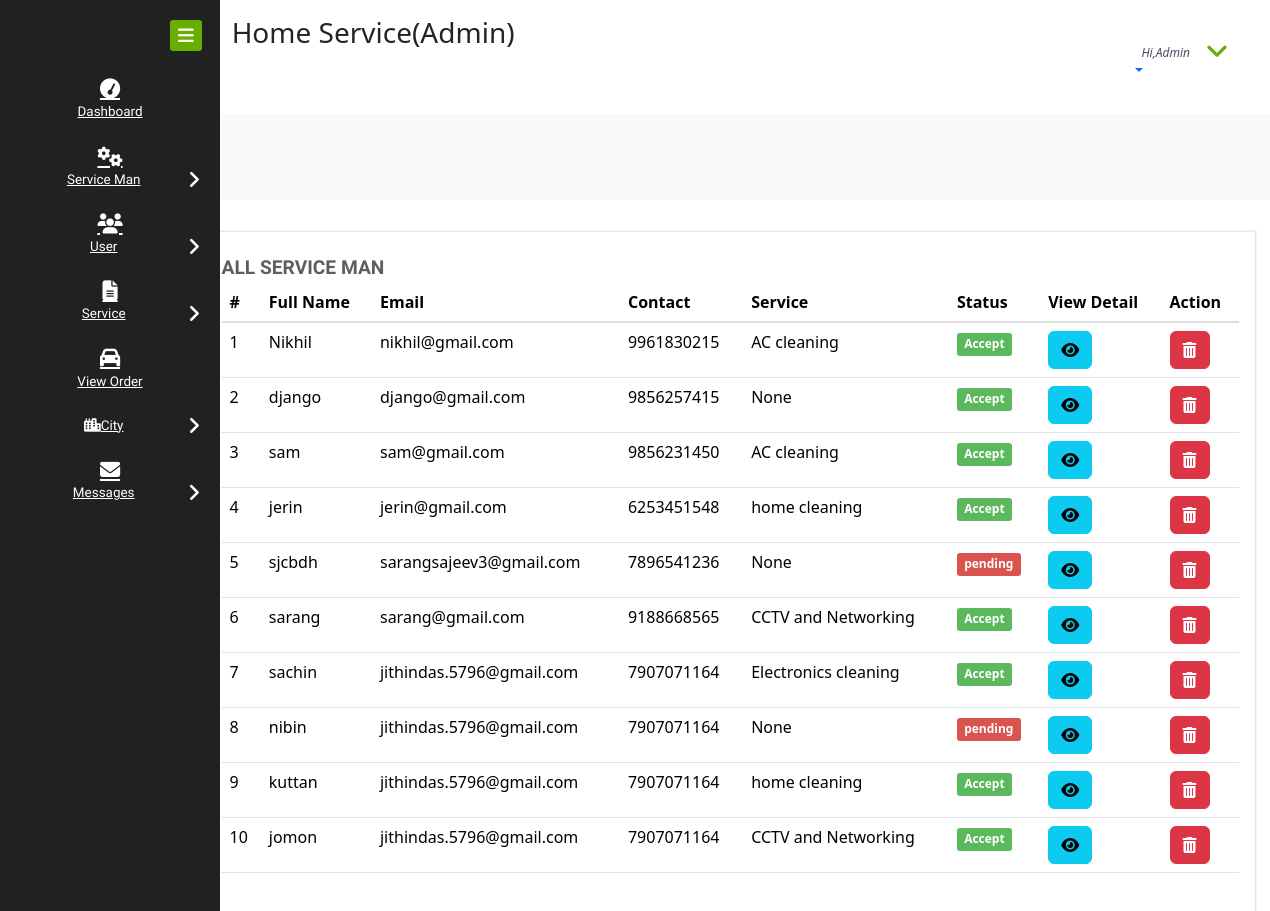
Page /all_service_man on the committed database.
### home_service/models.py (models this page shows, shortened)
class Service_Man(models.Model):
    status = models.ForeignKey(Status, on_delete=models.CASCADE, null=True)
    city = models.ForeignKey(City, on_delete=models.CASCADE, null=True)
    user = models.ForeignKey(User, on_delete=models.CASCADE, null=True)
    contact = models.CharField(max_length=100, null=True)
    address = models.CharField(max_length=100, null=True)
    doj = models.DateField(null=True)
    dob = models.DateField(null=True)
    id_type = models.CharField(max_length=100, null=True)
    service_name = models.CharField(max_length=100, null=True)
    experience = models.CharField(max_length=100, null=True)
    id_card = models.FileField(null=True)
    image = models.FileField(null=True,blank=True)
    price=models.IntegerField(default=500)

class Status(models.Model):
    status = models.CharField(max_length=30, null=True)

### home_service/views.py (the view)
# urls.py: path('all_service_man',All_Service_man,name="all_service_man"),
def All_Service_man(request):
    ser = Service_Man.objects.all()
    d = {'ser':ser}
    return render(request,'all_service_man.html',d)

### home_service/templates/all_service_man.html
{% extends 'admin_navigation.html' %}
{% load static %}{% block body %}
<div class="chit-chat-layer1">
	<div class="col-md-12 chit-chat-layer1-left">
               <div class="work-progres">
                            <div class="chit-chat-heading">
                                  All Service Man
                            </div>
                            <div class="table-responsive">
                                <table class="table table-hover">
                                  <thead>
                                    <tr>
                                      <th>#</th>
                                      <th>Full Name</th>
                                      <th>Email</th>
                                      <th>Contact</th>
                                      <th>Service</th>
                                      <th>Status</th>
                                      <th>View Detail</th>
                                      <th>Action</th>
                                  </tr>
                              </thead>
                              <tbody>
                              {% for i in ser %}
                                <tr>
                                  <td>{{forloop.counter}}</td>
                                  <td>{{i.user.username}}</td>
                                  <td>{{i.user.email}}</td>
                                  <td>{{i.contact}}</td>
                                  <td>{{i.service_name}}</td>
                                    {% if i.status.status == 'Accept' %}
                                      <td><span class="label label-success">{{i.status.status}}</span></td>
                                    {% else %}
                                    <td><span class="label label-danger">{{i.status.status}}</span></td>
                                    {% endif %}
                                  <td><a href="{% url 'service_man_detail' i.id %}" ><button class="btn btn-info"><i class="fa fa-eye"></i></button></a></td>
                                  <td><a href="{% url 'delete_service_man' i.id %}" ><button class="btn btn-danger" onclick="return confirm('Are you sure ?')"><i class="fa fa-trash-o"></i></button></a></td>
                              </tr>
                              {% endfor %}
                          </tbody>
                      </table>
                  </div>
             </div>
      </div>
</div>
    {% endblock %}

### rows in the picture
Service_Man: user.username "Nikhil", user.email "nikhil@gmail.com", contact "9961830215", service_name "AC cleaning", status.status "Accept"
Service_Man: user.username "django", user.email "django@gmail.com", contact "9856257415", service_name "None", status.status "Accept"
Service_Man: user.username "sam", user.email "sam@gmail.com", contact "9856231450", service_name "AC cleaning", status.status "Accept"
Service_Man: user.username "jerin", user.email "jerin@gmail.com", contact "6253451548", service_name "home cleaning", status.status "Accept"
Service_Man: user.username "sjcbdh", user.email "sarangsajeev3@gmail.com", contact "7896541236", service_name "None", status.status "pending"
Service_Man: user.username "sarang", user.email "sarang@gmail.com", contact "9188668565", service_name "CCTV and Networking", status.status "Accept"
Service_Man: user.username "sachin", user.email "jithindas.5796@gmail.com", contact "7907071164", service_name "Electronics cleaning", status.status "Accept"
Service_Man: user.username "nibin", user.email "jithindas.5796@gmail.com", contact "7907071164", service_name "None", status.status "pending"
Service_Man: user.username "kuttan", user.email "jithindas.5796@gmail.com", contact "7907071164", service_name "home cleaning", status.status "Accept"
Service_Man: user.username "jomon", user.email "jithindas.5796@gmail.com", contact "7907071164", service_name "CCTV and Networking", status.status "Accept"
